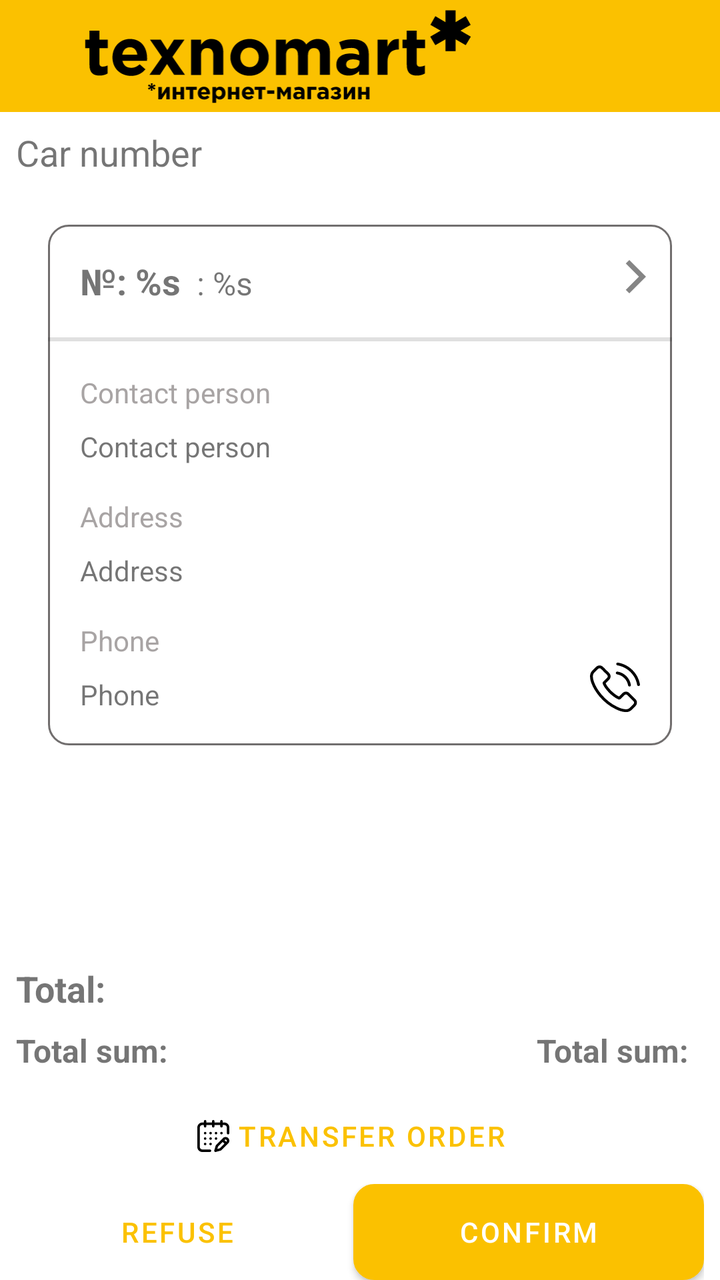
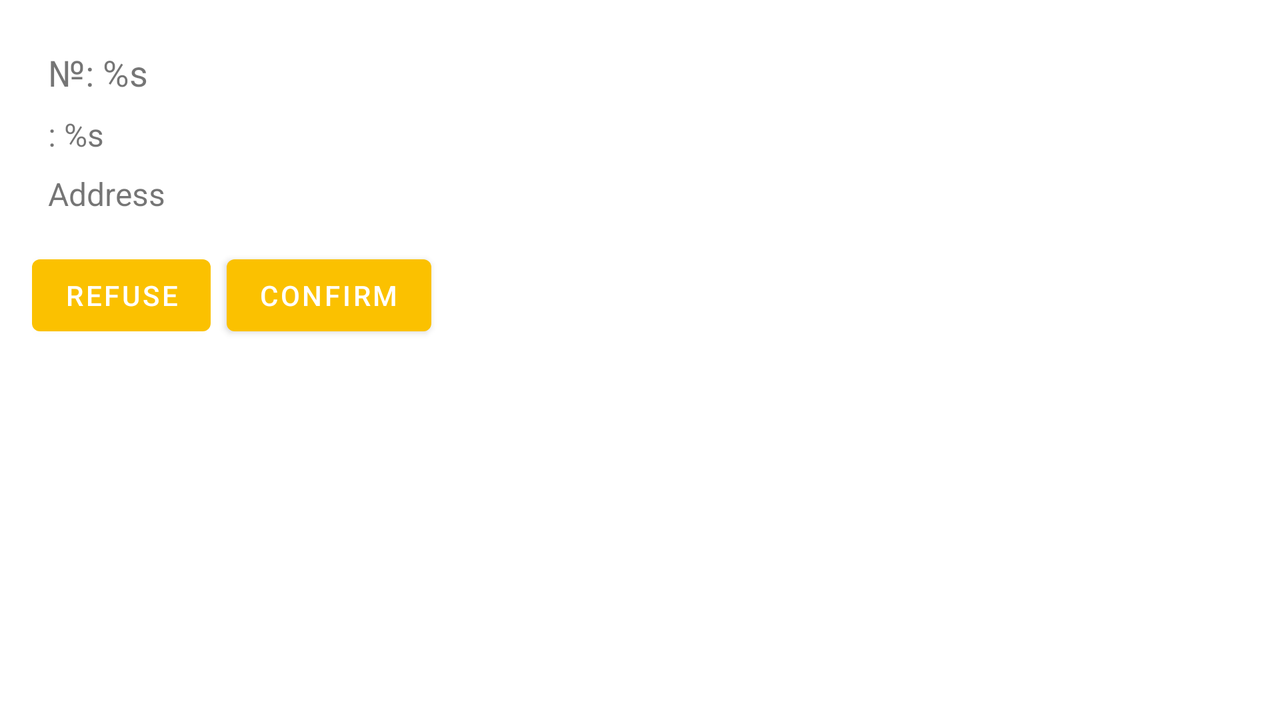

Two renders of one Android screen. The first uses the default layout on a phone; the second uses the alternative layout the repository ships for a different screen configuration, on a matching device. The two XML files are below.
<!-- AndroidManifest.xml: application theme Theme.DeliveryTexnomart -->
<!-- res/layout/order_activity.xml -->
<?xml version="1.0" encoding="utf-8"?>
<LinearLayout xmlns:android="http://schemas.android.com/apk/res/android"
    xmlns:app="http://schemas.android.com/apk/res-auto"
    xmlns:tools="http://schemas.android.com/tools"
    android:layout_width="match_parent"
    android:layout_height="match_parent"
    android:orientation="vertical">

    <include
        android:id="@+id/includeToolbar"
        layout="@layout/toolbar" />

    <include
        android:id="@+id/car_about"
        layout="@layout/car_about" />

    <ScrollView
        android:layout_width="match_parent"
        android:layout_height="0dp"
        android:layout_weight="1">

        <androidx.constraintlayout.widget.ConstraintLayout
            android:layout_width="match_parent"
            android:layout_height="0dp"
            android:padding="@dimen/margin_default">

            <include
                android:id="@+id/include_item"
                layout="@layout/order_item_activity"
                app:layout_constraintStart_toStartOf="parent"
                app:layout_constraintTop_toTopOf="parent" />

            <androidx.recyclerview.widget.RecyclerView
                android:id="@+id/rv_goods"
                android:layout_width="match_parent"
                android:layout_height="wrap_content"
                android:layout_margin="@dimen/margin_start"
                app:layout_constraintTop_toBottomOf="@+id/include_item"
                app:layout_goneMarginTop="@dimen/margin_top"
                tools:layout_editor_absoluteX="8dp" />
        </androidx.constraintlayout.widget.ConstraintLayout>

    </ScrollView>

    <LinearLayout
        android:layout_width="match_parent"
        android:layout_height="wrap_content"
        android:layout_marginStart="@dimen/margin_start"
        android:layout_marginEnd="@dimen/margin_end"
        android:gravity="center_horizontal"
        android:orientation="vertical"
        app:layout_constraintTop_toBottomOf="@id/rv_goods">

        <TextView
            android:layout_width="match_parent"
            android:layout_height="wrap_content"
            android:layout_marginBottom="@dimen/margin_end"
            android:text="@string/text_total_title"
            android:textSize="@dimen/default_text_size_h3"
            android:textStyle="bold" />

        <LinearLayout
            android:layout_width="match_parent"
            android:layout_height="wrap_content"
            android:layout_marginBottom="@dimen/margin_end"
            android:gravity="center_horizontal"
            android:orientation="horizontal"
            tools:ignore="UselessParent">

            <TextView
                android:id="@+id/txt_text_total"
                android:layout_width="wrap_content"
                android:layout_height="wrap_content"
                android:layout_marginEnd="@dimen/margin_end"
                android:layout_weight="1"
                android:text="@string/text_total_sum_order"
                android:textSize="@dimen/default_text_size_h2"
                android:textStyle="bold" />

            <TextView
                android:id="@+id/txt_total"
                android:layout_width="wrap_content"
                android:layout_height="wrap_content"
                android:layout_marginEnd="@dimen/margin_end"
                android:layout_weight="1"
                android:text="@string/text_total_sum_order"
                android:textAlignment="textEnd"
                android:textSize="@dimen/default_text_size_h2"
                android:textStyle="bold" />

        </LinearLayout>

        <LinearLayout
            android:layout_width="match_parent"
            android:layout_height="wrap_content"
            android:layout_gravity="center_vertical"
            android:gravity="center_horizontal"
            android:orientation="horizontal"
            tools:ignore="UselessParent">

            <Button
                android:id="@+id/btn_transfer_order"
                style="?android:attr/buttonBarButtonStyle"
                android:layout_width="wrap_content"
                android:layout_height="wrap_content"
                android:layout_marginEnd="@dimen/margin_end"
                android:background="@drawable/shape_btn_refuse"
                android:drawableLeft="@drawable/ic_calendar"
                android:text="@string/text_transfer_order"
                tools:ignore="RtlHardcoded" />
        </LinearLayout>

        <LinearLayout
            android:layout_width="match_parent"
            android:layout_height="wrap_content"
            android:gravity="center_horizontal"
            android:orientation="horizontal"
            tools:ignore="UselessParent">

            <Button
                android:id="@+id/btn_refuse_order"
                style="?android:attr/buttonBarButtonStyle"
                android:layout_width="wrap_content"
                android:layout_height="wrap_content"
                android:layout_marginEnd="@dimen/margin_end"
                android:layout_weight="1"
                android:background="@drawable/shape_btn_refuse"
                android:text="@string/text_refuse_order" />

            <Button
                android:id="@+id/btn_confirm_order"
                android:layout_width="wrap_content"
                android:layout_height="wrap_content"
                android:layout_weight="1"
                android:background="@drawable/shape_btn_refuse"
                android:text="@string/text_confirm"
                app:layout_constraintEnd_toEndOf="parent"
                tools:ignore="ButtonStyle" />
        </LinearLayout>
    </LinearLayout>

</LinearLayout>
<!-- res/layout/toolbar.xml (included above) -->
<?xml version="1.0" encoding="utf-8"?>
<androidx.appcompat.widget.Toolbar xmlns:android="http://schemas.android.com/apk/res/android"
    xmlns:app="http://schemas.android.com/apk/res-auto"
    android:id="@+id/my_toolbar"
    android:layout_width="match_parent"
    android:layout_height="?attr/actionBarSize"
    android:background="@color/shape_yellow"
    app:logo="@drawable/ic_texnomart_logo" />
<!-- res/layout/car_about.xml (included above) -->
<?xml version="1.0" encoding="utf-8"?>
<TextView xmlns:android="http://schemas.android.com/apk/res/android"
    android:id="@+id/txt_car"
    android:layout_width="match_parent"
    android:layout_height="wrap_content"
    android:layout_margin="@dimen/margin_top"
    android:text="@string/text_car"
    android:textSize="@dimen/default_text_size_h3" />
<!-- res/layout/order_item_activity.xml (included above) -->
<?xml version="1.0" encoding="utf-8"?>
<androidx.constraintlayout.widget.ConstraintLayout xmlns:android="http://schemas.android.com/apk/res/android"
    xmlns:app="http://schemas.android.com/apk/res-auto"
    xmlns:tools="http://schemas.android.com/tools"
    android:layout_width="match_parent"
    android:layout_height="wrap_content"
    android:layout_margin="@dimen/margin_start"
    android:background="@drawable/shape_constraint">

    <TextView
        android:id="@+id/txt_number"
        android:layout_width="wrap_content"
        android:layout_height="wrap_content"
        android:layout_marginTop="@dimen/margin_top_start"
        android:text="@string/text_number"
        android:textSize="@dimen/default_text_size_h3"
        android:textStyle="bold"
        app:layout_constraintStart_toStartOf="@id/gline_for_elements"
        app:layout_constraintTop_toTopOf="parent" />

    <TextView
        android:id="@+id/txt_date"
        android:layout_width="wrap_content"
        android:layout_height="wrap_content"
        android:layout_marginStart="@dimen/margin_start"
        android:text="@string/text_date"
        android:textSize="@dimen/default_text_size_h2"
        app:layout_constraintBaseline_toBaselineOf="@+id/txt_number"
        app:layout_constraintStart_toEndOf="@+id/txt_number" />

    <ImageView
        android:id="@+id/img_open_order"
        android:layout_width="wrap_content"
        android:layout_height="wrap_content"
        android:layout_marginTop="@dimen/margin_top_start"
        android:layout_marginEnd="@dimen/margin_end"
        android:contentDescription="@string/text_open_order"
        android:src="@drawable/open_order"
        app:layout_constraintEnd_toEndOf="parent"
        app:layout_constraintTop_toTopOf="parent" />

    <View
        android:id="@+id/delimiter"
        style="@style/Delimiter"
        android:layout_marginTop="@dimen/margin_top_start"
        app:layout_constraintStart_toStartOf="@id/txt_number"
        app:layout_constraintTop_toBottomOf="@+id/txt_number" />

    <TextView
        android:id="@+id/txtTextContactPerson"
        style="@style/mindarktext"
        android:layout_width="wrap_content"
        android:layout_height="wrap_content"
        android:layout_marginTop="@dimen/margin_top_start"
        android:text="@string/text_contact_person"
        app:layout_constraintStart_toStartOf="@id/gline_for_elements"
        app:layout_constraintTop_toBottomOf="@+id/delimiter" />

    <TextView
        android:id="@+id/txtContactPerson"
        android:layout_width="wrap_content"
        android:layout_height="wrap_content"
        android:layout_marginTop="@dimen/margin_top"
        android:text="@string/text_contact_person"
        app:layout_constraintStart_toStartOf="@+id/gline_for_elements"
        app:layout_constraintTop_toBottomOf="@+id/txtTextContactPerson"
        tools:layout_editor_absoluteX="8dp" />

    <TextView
        android:id="@+id/txtTextAddress"
        style="@style/mindarktext"
        android:layout_width="wrap_content"
        android:layout_height="wrap_content"
        android:layout_marginTop="@dimen/margin_top_start"
        android:text="@string/text_address"
        app:layout_constraintStart_toStartOf="@id/gline_for_elements"
        app:layout_constraintTop_toBottomOf="@+id/txtContactPerson" />

    <TextView
        android:id="@+id/txtAddress"
        android:layout_width="0dp"
        android:layout_height="wrap_content"
        android:layout_marginTop="@dimen/margin_top"
        android:layout_marginEnd="16dp"
        android:text="@string/text_address"
        app:layout_constraintEnd_toEndOf="parent"
        app:layout_constraintStart_toStartOf="@+id/gline_for_elements"
        app:layout_constraintTop_toBottomOf="@+id/txtTextAddress" />

    <TextView
        android:id="@+id/txtTextPhone"
        style="@style/mindarktext"
        android:layout_width="wrap_content"
        android:layout_height="wrap_content"
        android:layout_marginTop="@dimen/margin_top_start"
        android:text="@string/text_phone"
        app:layout_constraintStart_toStartOf="@id/gline_for_elements"
        app:layout_constraintTop_toBottomOf="@+id/txtAddress" />

    <TextView
        android:id="@+id/txtPhone"
        android:layout_width="wrap_content"
        android:layout_height="wrap_content"
        android:layout_marginTop="@dimen/margin_top"
        android:layout_marginBottom="16dp"
        android:text="@string/text_phone"
        app:layout_constraintBottom_toBottomOf="parent"
        app:layout_constraintStart_toStartOf="@+id/gline_for_elements"
        app:layout_constraintTop_toBottomOf="@+id/txtTextPhone" />

    <androidx.constraintlayout.widget.Guideline
        android:id="@+id/gline_for_elements"
        android:layout_width="wrap_content"
        android:layout_height="wrap_content"
        android:orientation="vertical"
        app:layout_constraintGuide_begin="16dp" />

    <ImageView
        android:id="@+id/img_call_client"
        android:layout_width="wrap_content"
        android:layout_height="wrap_content"
        android:layout_marginEnd="16dp"
        android:layout_marginBottom="16dp"
        android:contentDescription="@string/text_phone"
        android:src="@drawable/ic_phone_call"
        app:layout_constraintBottom_toBottomOf="parent"
        app:layout_constraintEnd_toEndOf="parent" />

</androidx.constraintlayout.widget.ConstraintLayout>
<!-- resources referenced by this layout -->
<resources>
  <color name="shape_yellow">#FBC100</color>
  <dimen name="default_text_size_h2">16sp</dimen>
  <dimen name="default_text_size_h3">18sp</dimen>
  <dimen name="margin_default">16dp</dimen>
  <dimen name="margin_end">8dp</dimen>
  <dimen name="margin_start">8dp</dimen>
  <dimen name="margin_top">8dp</dimen>
  <dimen name="margin_top_start">16dp</dimen>
  <!-- drawable ic_calendar: vector/xml drawable (drawable, 4122 chars, omitted) -->
  <!-- drawable ic_phone_call: vector/xml drawable (drawable, 4074 chars, omitted) -->
  <!-- drawable ic_texnomart_logo: vector/xml drawable (drawable, 6639 chars, omitted) -->
  <!-- drawable open_order (drawable-anydpi) -->
  <vector xmlns:android="http://schemas.android.com/apk/res/android"
      android:width="20dp"
      android:height="20dp"
      android:viewportWidth="24"
      android:viewportHeight="24"
      android:tint="#333333"
      android:alpha="0.6">
    <path
        android:fillColor="@android:color/white"
        android:pathData="M5.88,4.12L13.76,12l-7.88,7.88L8,22l10,-10L8,2z"/>
  </vector>
  <!-- drawable shape_btn_refuse (drawable) -->
  <?xml version="1.0" encoding="utf-8"?>
  <selector xmlns:android="http://schemas.android.com/apk/res/android">
      <item>
          <shape>
              <solid android:color="@color/white" />
              <corners android:radius="10.0dip" />
              <stroke android:width="1dip" android:color="#FBC100" />
          </shape>
      </item>
  
  </selector>
  <!-- drawable shape_constraint (drawable) -->
  <?xml version="1.0" encoding="utf-8"?>
  <selector xmlns:android="http://schemas.android.com/apk/res/android">
      <item>
          <shape>
              <solid android:color="@color/white" />
              <corners android:radius="10.0dip" />
              <stroke android:width="1dip" android:color="#716E6E" />
          </shape>
      </item>
  
  </selector>
  <string name="text_address">Address</string>
  <string name="text_car">Car number</string>
  <string name="text_confirm">Confirm</string>
  <string name="text_contact_person">Contact person</string>
  <string name="text_date">: %s</string>
  <string name="text_number">№: %s</string>
  <string name="text_open_order">Open order</string>
  <string name="text_phone">Phone</string>
  <string name="text_refuse_order">Refuse</string>
  <string name="text_total_sum_order">Total sum:</string>
  <string name="text_total_title">Total:</string>
  <string name="text_transfer_order">Transfer order</string>
  <style name="Delimiter">
          <item name="android:layout_width">match_parent</item>
          <item name="android:layout_height">2dp</item>
          <item name="android:background">?android:attr/listDivider</item>
      </style>
  <style name="mindarktext">
          <item name="android:textColor">#A8A4A4</item>
      </style>
  <style name="Theme.DeliveryTexnomart" parent="Theme.MaterialComponents.DayNight.DarkActionBar">
          
          <item name="colorPrimary">@color/shape_yellow</item>
          <item name="colorPrimaryVariant">@color/purple_700</item>
          <item name="colorOnPrimary">@color/white</item>
          
          <item name="colorSecondary">@color/teal_200</item>
          <item name="colorSecondaryVariant">@color/teal_700</item>
          <item name="colorOnSecondary">@color/black</item>
          
      </style>
  <color name="white">#FFFFFFFF</color>
  <color name="purple_700">#FF3700B3</color>
  <color name="teal_200">#FF03DAC5</color>
  <color name="teal_700">#FF018786</color>
  <color name="black">#FF000000</color>
</resources>
<!-- res/layout-land/order_activity.xml (the repository's variant of the layout above) -->
<!-- drawn on the phone turned sideways -->
<?xml version="1.0" encoding="utf-8"?>
<ScrollView xmlns:android="http://schemas.android.com/apk/res/android"
    xmlns:app="http://schemas.android.com/apk/res-auto"
    xmlns:tools="http://schemas.android.com/tools"
    android:layout_width="match_parent"
    android:layout_height="match_parent"
    tools:ignore="ScrollViewCount,UselessParent">

    <androidx.constraintlayout.widget.ConstraintLayout
        android:layout_width="match_parent"
        android:layout_height="0dp"
        android:layout_margin="@dimen/margin_default"
        android:paddingBottom="@dimen/padding_bottom">


        <TextView
            android:id="@+id/txt_number"
            android:layout_width="wrap_content"
            android:layout_height="wrap_content"
            android:layout_marginStart="@dimen/margin_start"
            android:layout_marginTop="@dimen/margin_top"
            android:text="@string/text_number"
            android:textSize="@dimen/default_text_size_h3"
            app:layout_constraintStart_toStartOf="parent"
            app:layout_constraintTop_toTopOf="parent" />

        <TextView
            android:id="@+id/txt_date"
            android:layout_width="wrap_content"
            android:layout_height="wrap_content"
            android:layout_marginTop="@dimen/margin_top"
            android:text="@string/text_date"
            android:textSize="@dimen/default_text_size_h2"
            app:layout_constraintStart_toStartOf="@+id/txt_number"
            app:layout_constraintTop_toBottomOf="@+id/txt_number" />

        <TextView
            android:id="@+id/txt_address"
            android:layout_width="wrap_content"
            android:layout_height="wrap_content"
            android:layout_marginTop="@dimen/margin_top"
            android:text="@string/text_address"
            android:textSize="@dimen/default_text_size_h2"
            app:layout_constraintStart_toStartOf="@+id/txt_date"
            app:layout_constraintTop_toBottomOf="@+id/txt_date" />

        <androidx.recyclerview.widget.RecyclerView
            android:id="@+id/rv_goods"
            android:layout_width="match_parent"
            android:layout_height="wrap_content"
            android:layout_margin="@dimen/margin_start"
            app:layout_constraintTop_toBottomOf="@+id/txt_address"
            app:layout_goneMarginTop="@dimen/margin_top"
            tools:layout_editor_absoluteX="8dp" />

        <Button
            android:id="@+id/btn_refuse_order"
            android:layout_width="wrap_content"
            android:layout_height="wrap_content"
            android:layout_marginTop="@dimen/margin_top"
            android:text="@string/text_refuse_order"
            app:layout_constraintStart_toStartOf="parent"
            app:layout_constraintTop_toBottomOf="@+id/rv_goods" />

        <Button
            android:id="@+id/btn_change_products"
            android:layout_width="wrap_content"
            android:layout_height="wrap_content"
            android:layout_marginStart="@dimen/margin_start"
            android:layout_marginTop="@dimen/margin_top"
            android:text="@string/text_confirm"
            app:layout_constraintStart_toEndOf="@+id/btn_refuse_order"
            app:layout_constraintTop_toBottomOf="@+id/rv_goods" />

    </androidx.constraintlayout.widget.ConstraintLayout>
</ScrollView>
<!-- resources referenced by the variant -->
<!-- as the phone turned sideways resolves them -->
<resources>
  <dimen name="default_text_size_h2">16sp</dimen>
  <dimen name="default_text_size_h3">18sp</dimen>
  <dimen name="margin_default">16dp</dimen>
  <dimen name="margin_start">8dp</dimen>
  <dimen name="margin_top">8dp</dimen>
  <dimen name="padding_bottom">16dp</dimen>
  <string name="text_address">Address</string>
  <string name="text_confirm">Confirm</string>
  <string name="text_date">: %s</string>
  <string name="text_number">№: %s</string>
  <string name="text_refuse_order">Refuse</string>
  <style name="Theme.DeliveryTexnomart" parent="Theme.MaterialComponents.DayNight.DarkActionBar">
          
          <item name="colorPrimary">@color/shape_yellow</item>
          <item name="colorPrimaryVariant">@color/purple_700</item>
          <item name="colorOnPrimary">@color/white</item>
          
          <item name="colorSecondary">@color/teal_200</item>
          <item name="colorSecondaryVariant">@color/teal_700</item>
          <item name="colorOnSecondary">@color/black</item>
          
      </style>
  <color name="shape_yellow">#FBC100</color>
  <color name="purple_700">#FF3700B3</color>
  <color name="white">#FFFFFFFF</color>
  <color name="teal_200">#FF03DAC5</color>
  <color name="teal_700">#FF018786</color>
  <color name="black">#FF000000</color>
</resources>
